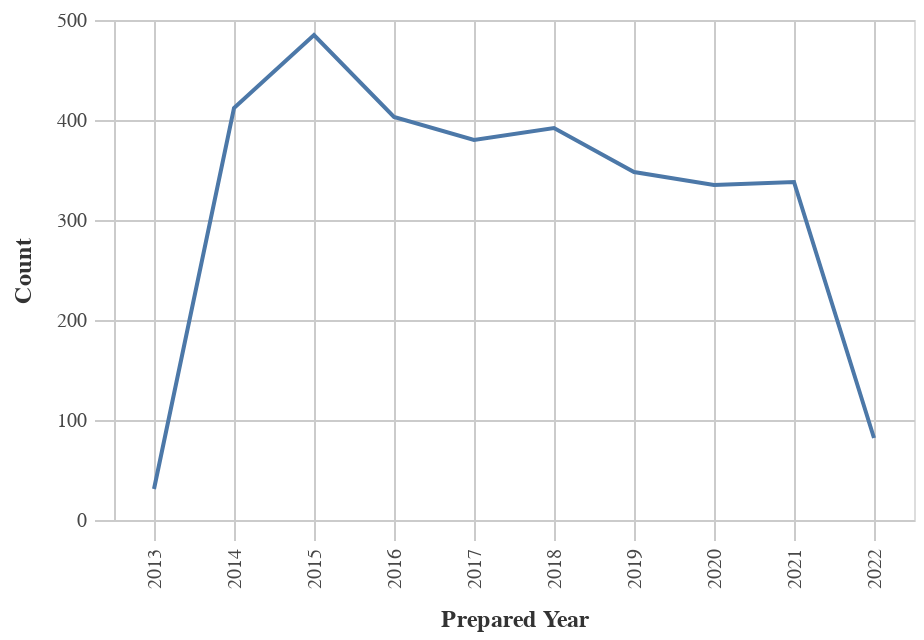
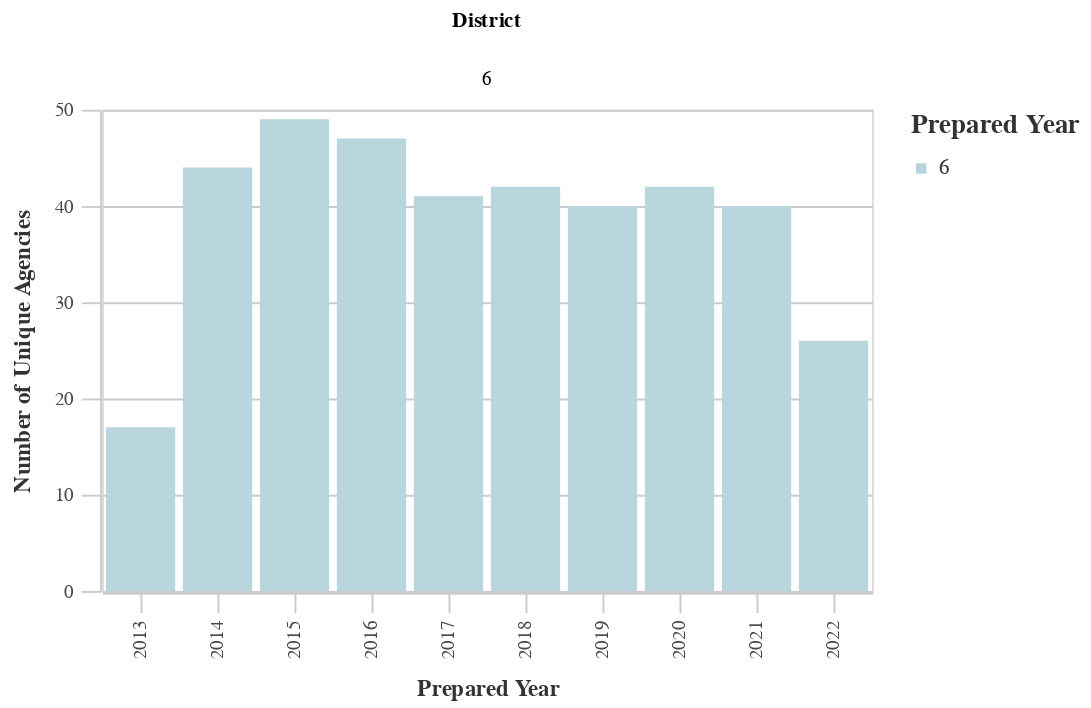
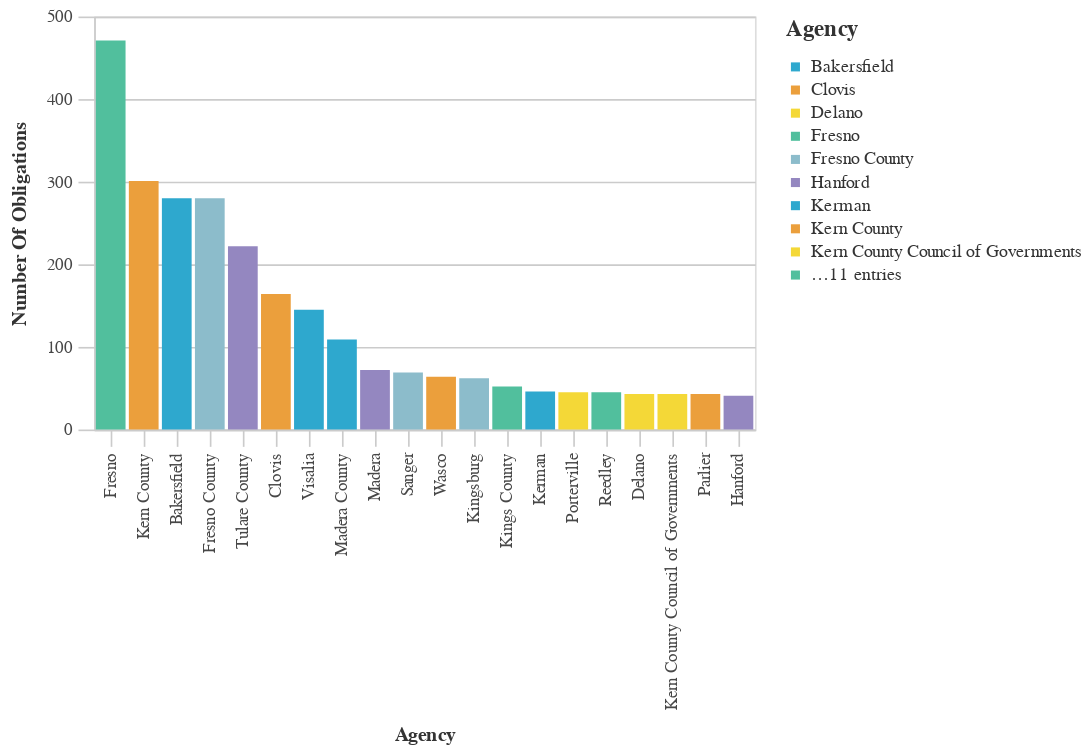
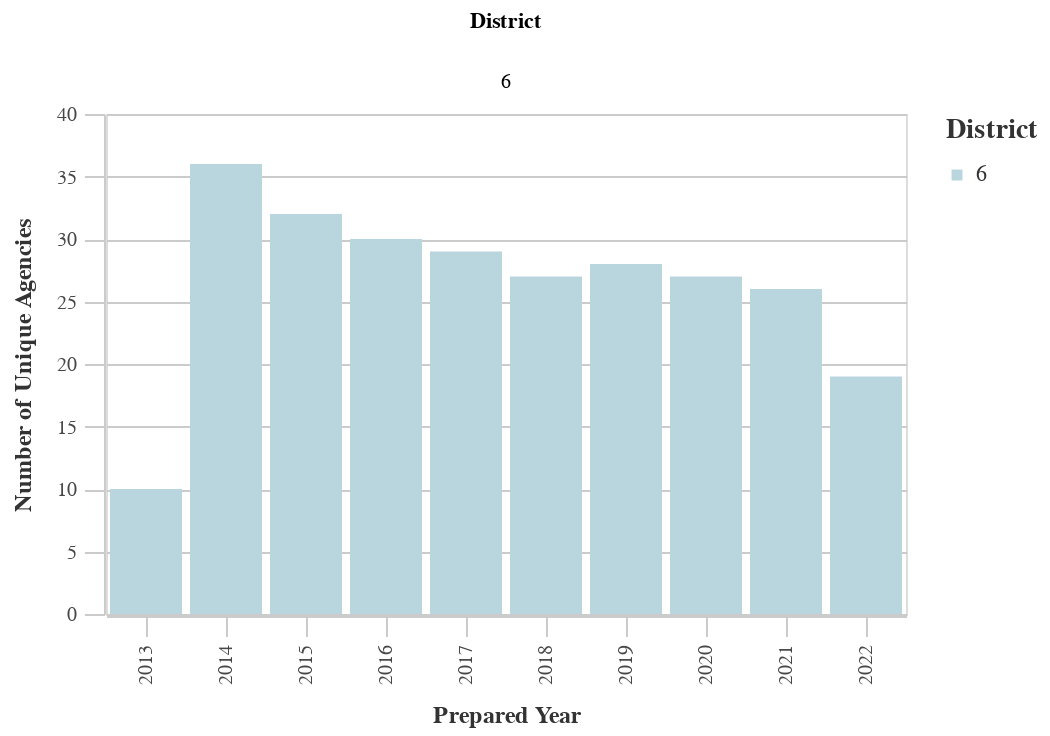

The notebook cell these images were saved under, in order:
### Code cell
gen_report.make_charts(district)

### Figure 1 — Vega-Lite specification as saved in the notebook (floating-point values rounded to 4 significant figures)
{"config": {"view": {"continuousWidth": 400, "continuousHeight": 300}, "axis": {"domainColor": "#cbcbcb", "grid": true, "gridColor": "#cbcbcb", "gridWidth": 1, "labelColor": "#474747", "labelFont": "Nunito Sans", "labelFontSize": 10, "labelPadding": 4, "tickColor": "#cbcbcb", "tickSize": 10, "titleColor": "#333", "titleFont": "Raleway", "titleFontSize": 12, "titlePadding": 10}, "axisBand": {"grid": false}, "background": "white", "font": "Raleway", "header": {"labelFont": "Nunito Sans", "titleFont": "Raleway"}, "legend": {"labelColor": "#333", "labelFont": "Nunito Sans", "labelFontSize": 11, "labelLimit": 0, "padding": 1, "symbolSize": 30, "symbolType": "square", "titleColor": "#333", "titleFont": "Raleway", "titleFontSize": 14, "titlePadding": 10}, "title": {"anchor": "middle", "font": "Raleway", "fontSize": 18, "fontWeight": 300, "offset": 20}}, "data": {"name": "data-bd79701c9999d99562f2815abdbac302"}, "mark": "line", "encoding": {"tooltip": [{"field": "Year", "type": "quantitative"}, {"field": "count", "type": "quantitative"}], "x": {"field": "Year", "title": "Prepared Year", "type": "ordinal"}, "y": {"field": "count", "title": "Count", "type": "quantitative"}}, "height": 250, "width": 400, "$schema": "https://vega.github.io/schema/vega-lite/v4.17.0.json", "datasets": {"data-bd79701c9999d99562f2815abdbac302": [{"Year": 2015.0, "count": 485, "variable": "prepared_y"}, {"Year": 2014.0, "count": 412, "variable": "prepared_y"}, {"Year": 2016.0, "count": 403, "variable": "prepared_y"}, {"Year": 2018.0, "count": 392, "variable": "prepared_y"}, {"Year": 2017.0, "count": 380, "variable": "prepared_y"}, {"Year": 2019.0, "count": 348, "variable": "prepared_y"}, {"Year": 2021.0, "count": 338, "variable": "prepared_y"}, {"Year": 2020.0, "count": 335, "variable": "prepared_y"}, {"Year": 2022.0, "count": 82, "variable": "prepared_y"}, {"Year": 2013.0, "count": 31, "variable": "prepared_y"}]}}

### Figure 2 — Vega-Lite specification as saved in the notebook (floating-point values rounded to 4 significant figures)
{"config": {"view": {"continuousWidth": 400, "continuousHeight": 300}, "axis": {"domainColor": "#cbcbcb", "grid": true, "gridColor": "#cbcbcb", "gridWidth": 1, "labelColor": "#474747", "labelFont": "Nunito Sans", "labelFontSize": 10, "labelPadding": 4, "tickColor": "#cbcbcb", "tickSize": 10, "titleColor": "#333", "titleFont": "Raleway", "titleFontSize": 12, "titlePadding": 10}, "axisBand": {"grid": false}, "background": "white", "font": "Raleway", "header": {"labelFont": "Nunito Sans", "titleFont": "Raleway"}, "legend": {"labelColor": "#333", "labelFont": "Nunito Sans", "labelFontSize": 11, "labelLimit": 0, "padding": 1, "symbolSize": 30, "symbolType": "square", "titleColor": "#333", "titleFont": "Raleway", "titleFontSize": 14, "titlePadding": 10}, "title": {"anchor": "middle", "font": "Raleway", "fontSize": 18, "fontWeight": 300, "offset": 20}}, "data": {"name": "data-8e1b8dd5a66a24f70fba9f356817d82d"}, "mark": "bar", "encoding": {"color": {"field": "District", "legend": {"title": "Prepared Year"}, "scale": {"range": ["#B9D6DF", "#8CBCCB", "#2EA8CE", "#136C97", "#0B405B"]}, "type": "nominal"}, "column": {"field": "District", "type": "nominal"}, "tooltip": [{"field": "prepared_y", "type": "quantitative"}, {"field": "Count", "type": "quantitative"}], "x": {"field": "prepared_y", "title": "Prepared Year", "type": "ordinal"}, "y": {"field": "Count", "title": "Number of Unique Agencies", "type": "quantitative"}}, "height": 250, "width": 400, "$schema": "https://vega.github.io/schema/vega-lite/v4.17.0.json", "datasets": {"data-8e1b8dd5a66a24f70fba9f356817d82d": [{"prepared_y": 2022.0, "District": 6, "Count": 26}, {"prepared_y": 2021.0, "District": 6, "Count": 40}, {"prepared_y": 2020.0, "District": 6, "Count": 42}, {"prepared_y": 2019.0, "District": 6, "Count": 40}, {"prepared_y": 2018.0, "District": 6, "Count": 42}, {"prepared_y": 2017.0, "District": 6, "Count": 41}, {"prepared_y": 2016.0, "District": 6, "Count": 47}, {"prepared_y": 2015.0, "District": 6, "Count": 49}, {"prepared_y": 2014.0, "District": 6, "Count": 44}, {"prepared_y": 2013.0, "District": 6, "Count": 17}]}}

### Figure 3 — Vega-Lite specification as saved in the notebook (floating-point values rounded to 4 significant figures)
{"config": {"view": {"continuousWidth": 400, "continuousHeight": 300}, "axis": {"domainColor": "#cbcbcb", "grid": true, "gridColor": "#cbcbcb", "gridWidth": 1, "labelColor": "#474747", "labelFont": "Nunito Sans", "labelFontSize": 10, "labelPadding": 4, "tickColor": "#cbcbcb", "tickSize": 10, "titleColor": "#333", "titleFont": "Raleway", "titleFontSize": 12, "titlePadding": 10}, "axisBand": {"grid": false}, "background": "white", "font": "Raleway", "header": {"labelFont": "Nunito Sans", "titleFont": "Raleway"}, "legend": {"labelColor": "#333", "labelFont": "Nunito Sans", "labelFontSize": 11, "labelLimit": 0, "padding": 1, "symbolSize": 30, "symbolType": "square", "titleColor": "#333", "titleFont": "Raleway", "titleFontSize": 14, "titlePadding": 10}, "title": {"anchor": "middle", "font": "Raleway", "fontSize": 18, "fontWeight": 300, "offset": 20}}, "data": {"name": "data-0eb4d1014a36c90b4958449c30252088"}, "mark": "bar", "encoding": {"color": {"field": "Agency", "legend": {"symbolLimit": 10, "title": "Agency"}, "scale": {"range": ["#2EA8CE", "#EB9F3C", "#F4D837", "#51BF9D", "#8CBCCB", "#9487C0"]}, "type": "nominal"}, "tooltip": [{"field": "Agency", "type": "nominal"}, {"field": "Number of Obligations", "type": "quantitative"}], "x": {"field": "Agency", "sort": "-y", "title": "Agency", "type": "nominal"}, "y": {"field": "Number of Obligations", "title": "Number Of Obligations", "type": "quantitative"}}, "height": 250, "width": 400, "$schema": "https://vega.github.io/schema/vega-lite/v4.17.0.json", "datasets": {"data-0eb4d1014a36c90b4958449c30252088": [{"Agency": "Fresno", "Number of Obligations": 471, "variable": "primary_agency_name"}, {"Agency": "Kern County", "Number of Obligations": 301, "variable": "primary_agency_name"}, {"Agency": "Bakersfield", "Number of Obligations": 280, "variable": "primary_agency_name"}, {"Agency": "Fresno County", "Number of Obligations": 280, "variable": "primary_agency_name"}, {"Agency": "Tulare County", "Number of Obligations": 222, "variable": "primary_agency_name"}, {"Agency": "Clovis", "Number of Obligations": 164, "variable": "primary_agency_name"}, {"Agency": "Visalia", "Number of Obligations": 145, "variable": "primary_agency_name"}, {"Agency": "Madera County", "Number of Obligations": 109, "variable": "primary_agency_name"}, {"Agency": "Madera", "Number of Obligations": 72, "variable": "primary_agency_name"}, {"Agency": "Sanger", "Number of Obligations": 69, "variable": "primary_agency_name"}, {"Agency": "Wasco", "Number of Obligations": 64, "variable": "primary_agency_name"}, {"Agency": "Kingsburg", "Number of Obligations": 62, "variable": "primary_agency_name"}, {"Agency": "Kings County", "Number of Obligations": 52, "variable": "primary_agency_name"}, {"Agency": "Kerman", "Number of Obligations": 46, "variable": "primary_agency_name"}, {"Agency": "Porterville", "Number of Obligations": 45, "variable": "primary_agency_name"}, {"Agency": "Reedley", "Number of Obligations": 45, "variable": "primary_agency_name"}, {"Agency": "Delano", "Number of Obligations": 43, "variable": "primary_agency_name"}, {"Agency": "Kern County Council of Governments", "Number of Obligations": 43, "variable": "primary_agency_name"}, {"Agency": "Parlier", "Number of Obligations": 43, "variable": "primary_agency_name"}, {"Agency": "Hanford", "Number of Obligations": 41, "variable": "primary_agency_name"}]}}

### Figure 4 — Vega-Lite specification as saved in the notebook (floating-point values rounded to 4 significant figures)
{"config": {"view": {"continuousWidth": 400, "continuousHeight": 300}, "axis": {"domainColor": "#cbcbcb", "grid": true, "gridColor": "#cbcbcb", "gridWidth": 1, "labelColor": "#474747", "labelFont": "Nunito Sans", "labelFontSize": 10, "labelPadding": 4, "tickColor": "#cbcbcb", "tickSize": 10, "titleColor": "#333", "titleFont": "Raleway", "titleFontSize": 12, "titlePadding": 10}, "axisBand": {"grid": false}, "background": "white", "font": "Raleway", "header": {"labelFont": "Nunito Sans", "titleFont": "Raleway"}, "legend": {"labelColor": "#333", "labelFont": "Nunito Sans", "labelFontSize": 11, "labelLimit": 0, "padding": 1, "symbolSize": 30, "symbolType": "square", "titleColor": "#333", "titleFont": "Raleway", "titleFontSize": 14, "titlePadding": 10}, "title": {"anchor": "middle", "font": "Raleway", "fontSize": 18, "fontWeight": 300, "offset": 20}}, "data": {"name": "data-2f69b625fe25e2bcb1750c4914095732"}, "mark": "bar", "encoding": {"color": {"field": "District", "legend": {"title": "District"}, "scale": {"range": ["#B9D6DF", "#8CBCCB", "#2EA8CE", "#136C97", "#0B405B"]}, "type": "nominal"}, "column": {"field": "District", "type": "nominal"}, "tooltip": [{"field": "prepared_y", "type": "quantitative"}, {"field": "Count", "type": "quantitative"}], "x": {"field": "prepared_y", "title": "Prepared Year", "type": "ordinal"}, "y": {"field": "Count", "title": "Number of Unique Agencies", "type": "quantitative"}}, "height": 250, "width": 400, "$schema": "https://vega.github.io/schema/vega-lite/v4.17.0.json", "datasets": {"data-2f69b625fe25e2bcb1750c4914095732": [{"prepared_y": 2022.0, "District": 6, "Count": 19}, {"prepared_y": 2021.0, "District": 6, "Count": 26}, {"prepared_y": 2020.0, "District": 6, "Count": 27}, {"prepared_y": 2019.0, "District": 6, "Count": 28}, {"prepared_y": 2018.0, "District": 6, "Count": 27}, {"prepared_y": 2017.0, "District": 6, "Count": 29}, {"prepared_y": 2016.0, "District": 6, "Count": 30}, {"prepared_y": 2015.0, "District": 6, "Count": 32}, {"prepared_y": 2014.0, "District": 6, "Count": 36}, {"prepared_y": 2013.0, "District": 6, "Count": 10}]}}
